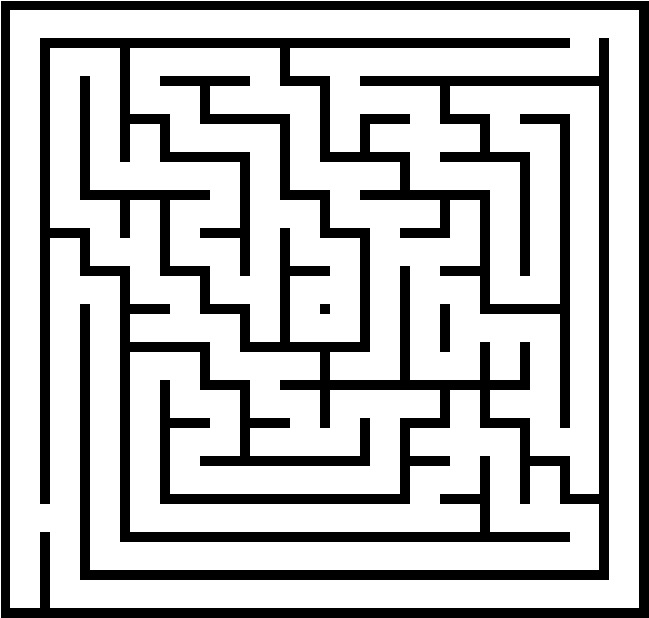
#> input picture exam16.jpg, 649 x 618 px
$ python micromouse-simple.py exam16.jpg
#> lines starting #> are read from the running program, lines starting #| are printed output that depends on the picture; after the words box and inside, x2 and y2 are one past the last pixel; in counts of white or black regions, pixels touching at a corner belong together
#!/usr/bin/env python3
"""
MicroMouse Solver - Version Simplifiée avec Simulation
Détecte automatiquement une zone 3×3 fermée avec une seule ouverture
Départ : coin ayant une seule ouverture (3 murs)
Affiche une simulation en direct et sauvegarde une image de la solution
"""

import cv2
import numpy as np
import matplotlib.pyplot as plt
from matplotlib.patches import Rectangle
from matplotlib.animation import FuncAnimation
import heapq
from typing import List, Tuple, Set, Optional

# [14 lines left out: function get_single_exit_corner, not called in this run]

class WallMazeDetector:
    """
    Détecte les murs du labyrinthe (et non les cellules-murs)
    Utilise un masque binaire pour stocker les murs de chaque cellule.
    1: NORD, 2: EST, 4: SUD, 8: OUEST
    """
    def __init__(self, image_path: str, grid_size: int = 16):
        self.image_path = image_path
        self.grid_size = grid_size
        self.original_image = None
        self.binary_image = None
        self.grid = np.zeros((self.grid_size, self.grid_size), dtype=int)
        self.cell_h = 0
        self.cell_w = 0

    def load_and_process(self):
        """Charge et traite l'image"""
        self.original_image = cv2.imread(self.image_path)
#> self.original_image is the input picture: shape (618, 649, 3); min 0, max 255, mean 185
        if self.original_image is None:
            raise ValueError(f"Impossible de charger: {self.image_path}")

        gray = cv2.cvtColor(self.original_image, cv2.COLOR_BGR2GRAY)
        _, binary = cv2.threshold(gray, 127, 255, cv2.THRESH_BINARY_INV)
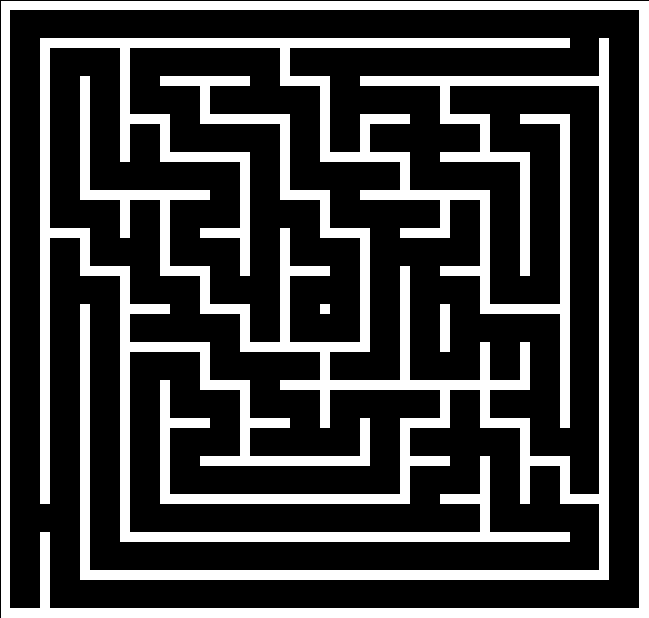
#> binary: shape (618, 649); 27.5% white; 5 white regions, box (x1, y1, x2, y2) and area: (80, 38, 609, 580) 45250, (40, 38, 570, 542) 39900, (1, 1, 649, 618) 24434, (440, 304, 450, 352) 480, (320, 304, 330, 314) 100
        kernel = np.ones((3, 3), np.uint8)
        binary = cv2.morphologyEx(binary, cv2.MORPH_CLOSE, kernel, iterations=1)
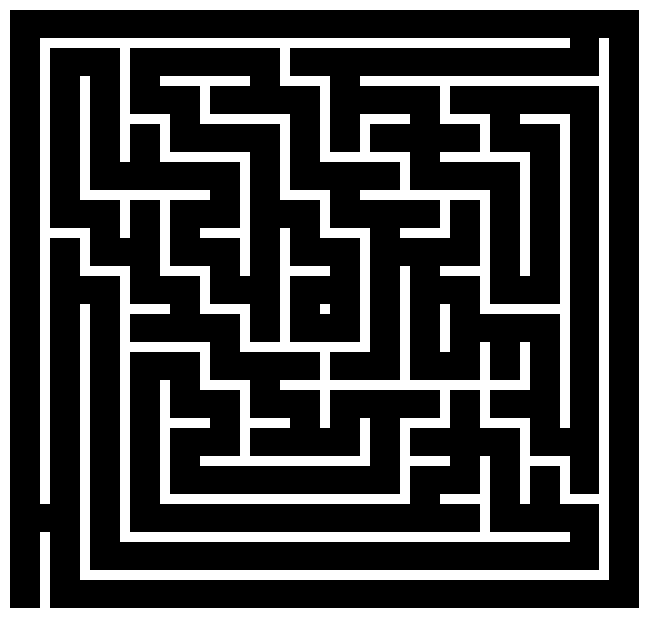
#> binary: shape (618, 649); 27.8% white; 5 white regions, box (x1, y1, x2, y2) and area: (80, 38, 609, 580) 45250, (40, 38, 570, 542) 39900, (0, 0, 649, 618) 25700, (440, 304, 450, 352) 480, (320, 304, 330, 314) 100
        self.binary_image = binary

        h, w = self.binary_image.shape
#> h = 618; w = 649
        self.cell_h = h / self.grid_size
#> self.cell_h = 19.31
        self.cell_w = w / self.grid_size
#> self.cell_w = 20.28

        print(f"✓ Image chargée: {self.original_image.shape}")
#| ✓ Image chargée: (618, 649, 3)
        print(f"✓ Ratio murs (blanc): {np.mean(binary==255):.1%}")
#| ✓ Ratio murs (blanc): 27.8%
        return binary

    def _check_wall_region(self, y_start, y_end, x_start, x_end, threshold=0.4):
        """Vérifie si une région contient un mur"""
        y_start, y_end = int(max(0, y_start)), int(min(self.binary_image.shape[0], y_end))
        x_start, x_end = int(max(0, x_start)), int(min(self.binary_image.shape[1], x_end))
        region = self.binary_image[y_start:y_end, x_start:x_end]
        if region.size == 0:
            return False
        wall_ratio = np.mean(region == 255)
        return wall_ratio > threshold

    def detect_walls(self):
        """Détecte les MURS entre les cellules."""
        if self.binary_image is None:
            self.load_and_process()

        h, w = self.binary_image.shape
#> h = 618; w = 649
        wall_thickness_y = max(2, int(self.cell_h * 0.1))
#> wall_thickness_y = 2
        wall_thickness_x = max(2, int(self.cell_w * 0.1))
#> wall_thickness_x = 2
        margin_y = int(self.cell_h * 0.2)
#> margin_y = 3
        margin_x = int(self.cell_w * 0.2)
#> margin_x = 4

        self.grid = np.zeros((self.grid_size, self.grid_size), dtype=int)
        print("\n✓ Détection des murs (N, E, S, O) pour chaque cellule...")

        for i in range(self.grid_size):
            for j in range(self.grid_size):
                y_north_wall = i * self.cell_h
                y_south_wall = (i + 1) * self.cell_h
                x_west_wall = j * self.cell_w
                x_east_wall = (j + 1) * self.cell_w

                # Mur NORD
                if i == 0 or self._check_wall_region(
                    y_north_wall - wall_thickness_y, y_north_wall + wall_thickness_y,
                    x_west_wall + margin_x, x_east_wall - margin_x
                ):
                    self.grid[i, j] |= 1
                # Mur SUD
                if i == self.grid_size - 1 or self._check_wall_region(
                    y_south_wall - wall_thickness_y, y_south_wall + wall_thickness_y,
                    x_west_wall + margin_x, x_east_wall - margin_x
                ):
                    self.grid[i, j] |= 4
                # Mur OUEST
                if j == 0 or self._check_wall_region(
                    y_north_wall + margin_y, y_south_wall - margin_y,
                    x_west_wall - wall_thickness_x, x_west_wall + wall_thickness_x
                ):
                    self.grid[i, j] |= 8
                # Mur EST
                if j == self.grid_size - 1 or self._check_wall_region(
                    y_north_wall + margin_y, y_south_wall - margin_y,
                    x_east_wall - wall_thickness_x, x_east_wall + wall_thickness_x
                ):
                    self.grid[i, j] |= 2
#> this loop made 32 passes
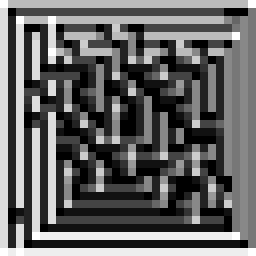
#> self.grid: shape (32, 32) int64 (shown 8 times larger); min 0, max 15, mean 5.84; drawn with min black and max white

        open_passages = 0
        for i in range(self.grid_size):
            for j in range(self.grid_size):
                walls = self.grid[i, j]
                if not (walls & 1) and i > 0: open_passages += 1
                if not (walls & 2) and j < self.grid_size - 1: open_passages += 1

        print(f"✓ Grille {self.grid_size}×{self.grid_size} analysée.")
        print(f"  • {open_passages} passages internes ouverts détectés.")
#|   • 1250 passages internes ouverts détectés.
        return self.grid

class GoalZoneDetector:
    """Détecte automatiquement une zone 3×3 fermée avec une seule ouverture"""
    def __init__(self, grid):
        self.grid = grid
        self.size = len(grid)

    def find_3x3_goal_zone(self) -> Optional[Tuple[Tuple[int, int], Set[Tuple[int, int]], Tuple[int, int]]]:
        print("\n✓ Recherche de zone 3×3 fermée avec une seule ouverture...")

        for top_y in range(self.size - 2):
            for left_x in range(self.size - 2):
                result = self._check_3x3_zone(top_y, left_x)
                if result:
                    center, goal_set, entry_point = result
                    print(f"✓ Zone 3×3 trouvée!")
                    print(f"  • Centre: {center}")
                    print(f"  • Point d'entrée: {entry_point}")
                    return result

        print("✗ Aucune zone 3×3 valide trouvée")
        return None

    def _check_3x3_zone(self, top_y: int, left_x: int) -> Optional[Tuple[Tuple[int, int], Set[Tuple[int, int]], Tuple[int, int]]]:
        zone_cells = set()
        for dy in range(3):
            for dx in range(3):
                zone_cells.add((left_x + dx, top_y + dy))

        openings = []
        for x, y in zone_cells:
            walls = self.grid[y, x]
            # NORD
            if not (walls & 1) and y > 0:
                neighbor = (x, y - 1)
                if neighbor not in zone_cells:
                    openings.append((x, y))
            # SUD
            if not (walls & 4) and y < self.size - 1:
                neighbor = (x, y + 1)
                if neighbor not in zone_cells:
                    openings.append((x, y))
            # OUEST
            if not (walls & 8) and x > 0:
                neighbor = (x - 1, y)
                if neighbor not in zone_cells:
                    openings.append((x, y))
            # EST
            if not (walls & 2) and x < self.size - 1:
                neighbor = (x + 1, y)
                if neighbor not in zone_cells:
                    openings.append((x, y))

        if len(openings) != 1:
            return None

        # Vérification: Aucun mur interne
        for x, y in zone_cells:
            walls = self.grid[y, x]
            if (x, y - 1) in zone_cells and ((walls & 1) or (self.grid[y - 1, x] & 4)):
                return None
            if (x, y + 1) in zone_cells and ((walls & 4) or (self.grid[y + 1, x] & 1)):
                return None
            if (x - 1, y) in zone_cells and ((walls & 8) or (self.grid[y, x - 1] & 2)):
                return None
            if (x + 1, y) in zone_cells and ((walls & 2) or (self.grid[y, x + 1] & 8)):
                return None

        center = (left_x + 1, top_y + 1)
        entry_point = openings[0]
        return (center, zone_cells, entry_point)

class MazeSolverWith3x3Goal:
    """Résolveur pour atteindre une zone 3×3 avec une seule ouverture."""
    # [79 lines left out: functions __init__, get_neighbors, a_star, not called in this run]

class AnimationVisualizer:
    """Visualiseur avec animation en direct"""
    # [118 lines left out: functions __init__, create_animation, save_solution_image, not called in this run]

def main(image_path: str, grid_size: int = 32):
    print("\n" + "="*80)
    print(f"{'🤖 MICROMOUSE SOLVER - SIMULATION SIMPLIFIÉE':^80}")
    print("="*80)
    # Étape 1: Détection des murs
    print("\n[1] DÉTECTION DES MURS")
    detector = WallMazeDetector(image_path, grid_size=grid_size)
    detector.load_and_process()
    grid = detector.detect_walls()
    # Étape 2: Détection de la zone 3×3
    print("\n[2] DÉTECTION DE LA ZONE 3×3")
    goal_detector = GoalZoneDetector(grid)
    goal_zone_info = goal_detector.find_3x3_goal_zone()
    if goal_zone_info is None:
        print("\n❌ ERREUR: Aucune zone 3×3 valide trouvée!")
        return
    # Détection automatique du coin à une seule ouverture
    print("\n[3] DÉTECTION DU DÉPART (COIN À UNE SEULE OUVERTURE)")
    start_pos = get_single_exit_corner(grid)
    print(f"✓ Point de départ choisi : {start_pos}")
    # Étape 4: Résolution
    print("\n[4] RÉSOLUTION AVEC A*")
    solver = MazeSolverWith3x3Goal(grid, start_pos, goal_zone_info)
    path, explored = solver.a_star(turn_penalty=5)
    if len(path) == 0:
        print("\n❌ ERREUR: Aucun chemin trouvé!")
        return
    print(f"\n✓ Résolution réussie!")
    print(f"  • Chemin: {len(path)} cellules")
    print(f"  • Explorées: {len(explored)} cellules")
    print(f"  • Efficacité: {100*len(path)/len(explored):.1f}%")
    # Étape 5: Animation et visualisation
    print("\n[5] VISUALISATION")
    viz = AnimationVisualizer(detector, solver)
    viz.create_animation(path, explored)
    viz.save_solution_image(path, explored, filename='maze_solution.png')
    print("\n" + "="*80)
    print(f"{'✅ TERMINÉ AVEC SUCCÈS!':^80}")
    print("="*80 + "\n")

if __name__ == "__main__":
    import sys
    if len(sys.argv) > 1:
        image_path = sys.argv[1]
    else:
        image_path = input("Entrez le chemin de l'image du labyrinthe: ").strip()
    if not image_path:
        print("❌ Aucun chemin d'image fourni!")
        sys.exit(1)
    import os
    if not os.path.exists(image_path):
        print(f"❌ ERREUR: Image '{image_path}' introuvable")
        sys.exit(1)
    main(
        image_path=image_path,
        grid_size=32  # ou 16 selon le labyrinthe
    )
